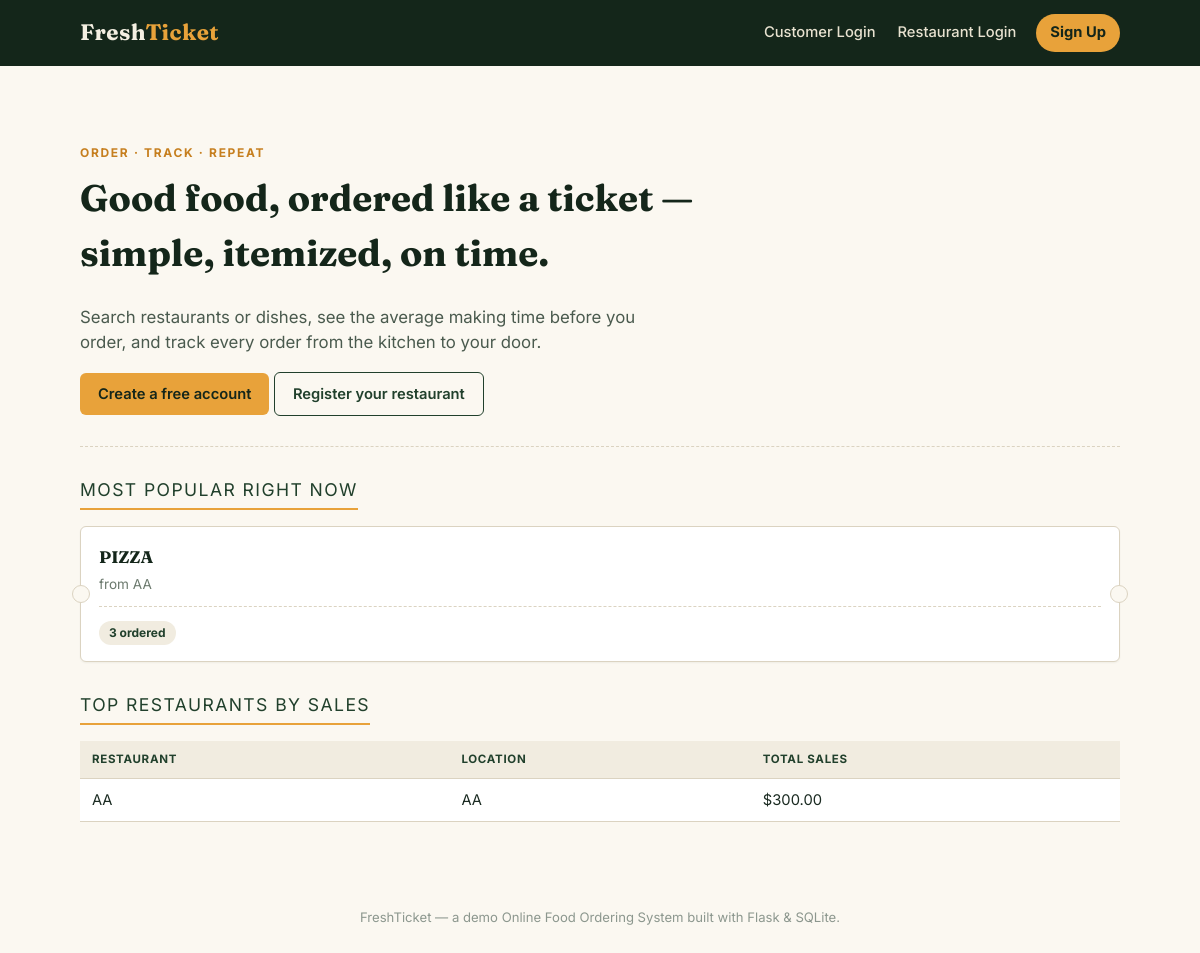
The page / on the database its author committed.
### tables this page shows
CREATE TABLE MenuItems (
    ItemID               INTEGER PRIMARY KEY AUTOINCREMENT,
    RestaurantID         INTEGER NOT NULL,
    Name                 TEXT NOT NULL,
    Price                REAL NOT NULL CHECK (Price >= 0),
    AverageMakingTime   INTEGER NOT NULL CHECK (AverageMakingTime >= 0), -- minutes
    FOREIGN KEY (RestaurantID) REFERENCES Restaurants(RestaurantID) ON DELETE CASCADE
);

CREATE TABLE Restaurants (
    RestaurantID       INTEGER PRIMARY KEY AUTOINCREMENT,
    Name               TEXT NOT NULL,
    Location           TEXT NOT NULL,
    AdminUsername      TEXT NOT NULL UNIQUE,
    AdminPasswordHash  TEXT NOT NULL,
    CreatedAt          TEXT NOT NULL DEFAULT (datetime('now'))
);

### app.py (the view)
@app.route("/")
def index():
    popular_items = db.get_most_popular_items(6)
    top_restaurants = db.get_top_restaurants_by_sales(5)
    return render_template(
        "index.html",
        popular_items=popular_items,
        top_restaurants=top_restaurants,
    )

### database.py (called while the page is built)
def get_connection():
    conn = sqlite3.connect(DB_PATH)
    conn.row_factory = sqlite3.Row
    conn.execute("PRAGMA foreign_keys = ON")
    return conn

def get_most_popular_items(limit=10):
    sql = """
        SELECT mi.ItemID, mi.Name AS ItemName, r.Name AS RestaurantName,
               SUM(od.Quantity) AS TotalQuantityOrdered
        FROM OrderDetails od
        JOIN MenuItems mi ON mi.ItemID = od.ItemID
        JOIN Restaurants r ON r.RestaurantID = mi.RestaurantID
        GROUP BY mi.ItemID
        ORDER BY TotalQuantityOrdered DESC
        LIMIT ?
    """
    conn = get_connection()
    rows = conn.execute(sql, (limit,)).fetchall()
    conn.close()
    return rows

def get_top_restaurants_by_sales(limit=10):
    sql = """
        SELECT r.RestaurantID, r.Name AS RestaurantName, r.Location,
               COALESCE(SUM(od.Quantity * mi.Price), 0) AS TotalSales
        FROM Restaurants r
        LEFT JOIN MenuItems mi ON mi.RestaurantID = r.RestaurantID
        LEFT JOIN OrderDetails od ON od.ItemID = mi.ItemID
        GROUP BY r.RestaurantID
        ORDER BY TotalSales DESC
        LIMIT ?
    """
    conn = get_connection()
    rows = conn.execute(sql, (limit,)).fetchall()
    conn.close()
    return rows

### templates/index.html (shortened to what this page needs)
{% extends "base.html" %}
{% block content %}
<div class="hero">
  <div class="eyebrow">Order &middot; Track &middot; Repeat</div>
  <h1>Good food, ordered like a ticket &mdash; simple, itemized, on time.</h1>
  <p class="lead">Search restaurants or dishes, see the average making time before you order,
     and track every order from the kitchen to your door.</p>
  {% if session.get('user_type') != 'customer' %}
    <a class="btn btn-accent" href="{{ url_for('customer_register') }}">Create a free account</a>
    <a class="btn btn-outline" href="{{ url_for('admin_register') }}">Register your restaurant</a>
  {% else %}
    <a class="btn btn-accent" href="{{ url_for('search_restaurant') }}">Browse restaurants</a>
  {% endif %}
</div>
<div class="section-title">Most Popular Right Now</div>
{% if popular_items %}
<div class="grid cols-3">
  {% for item in popular_items %}
  <div class="ticket">
    <h3>{{ item.ItemName }}</h3>
    <div class="meta">from {{ item.RestaurantName }}</div>
    <div class="stub-divider"></div>
    <span class="badge">{{ item.TotalQuantityOrdered }} ordered</span>
  </div>
  {% endfor %}
</div>
{% else %}
<div class="empty-state">No orders yet &mdash; be the first to order something delicious.</div>
{% endif %}
<div class="section-title">Top Restaurants by Sales</div>
{% if top_restaurants %}
<table>
  <thead><tr><th>Restaurant</th><th>Location</th><th>Total Sales</th></tr></thead>
  <tbody>
    {% for r in top_restaurants %}
    <tr>
      <td>{{ r.RestaurantName }}</td>
      <td>{{ r.Location }}</td>
      <td>${{ "%.2f"|format(r.TotalSales) }}</td>
    </tr>
    {% endfor %}
  </tbody>
</table>
{% else %}
<div class="empty-state">No sales recorded yet.</div>
{% endif %}
{% endblock %}

### static/style.css (style rules this page uses)
:root { --ink: #1B2B22; --green: #21402C; --green-dark: #14261A; --mango: #E8A23A; --mango-dark: #C67F1F; --paper: #FBF8F1; --paper-alt: #F1ECE0; --line: #DBD3C1; --danger: #B3402B; --success: #2E7D4F; --info: #2C6C8C; --warning: #A9761B; }
* { box-sizing: border-box; }
body { margin: 0; background: var(--paper); color: var(--ink); font-family: 'Inter', -apple-system, sans-serif; line-height: 1.5; }
h1, h2, h3, .brand { font-family: 'Fraunces', Georgia, serif; color: var(--green-dark); margin-top: 0; }
a { color: var(--green); }
.hero { padding: 46px 0 30px; border-bottom: 1px dashed var(--line); }
.eyebrow { text-transform: uppercase; letter-spacing: 0.14em; font-size: 0.75rem; font-weight: 700; color: var(--mango-dark); margin-bottom: 8px; }
.hero h1 { font-size: 2.3rem; max-width: 640px; }
.hero p.lead { max-width: 560px; color: #4A5A4E; font-size: 1.05rem; }
.section-title { font-size: 1.1rem; text-transform: uppercase; letter-spacing: 0.08em; color: var(--green); border-bottom: 2px solid var(--mango); display: inline-block; padding-bottom: 4px; margin: 30px 0 16px; }
.grid { display: grid; gap: 18px; }
.grid.cols-3 { grid-template-columns: repeat(auto-fit, minmax(220px, 1fr)); }
.ticket { background: #fff; border: 1px solid var(--line); border-radius: 6px; position: relative; padding: 18px 18px 16px; box-shadow: 0 1px 2px rgba(20, 38, 26, 0.05); }
.ticket::before, .ticket::after { content: ""; width: 16px; height: 16px; background: var(--paper); border: 1px solid var(--line); border-radius: 50%; position: absolute; top: 50%; transform: translateY(-50%); }
.ticket::before { left: -9px; }
.ticket::after { right: -9px; }
.ticket h3 { font-size: 1.05rem; margin-bottom: 4px; }
.ticket .meta { color: #6C7A6E; font-size: 0.85rem; margin-bottom: 10px; }
.ticket .stub-divider { border-top: 1px dashed var(--line); margin: 12px 0; }
.btn { display: inline-block; background: var(--green); color: #fff; border: none; padding: 10px 18px; border-radius: 6px; font-weight: 600; font-size: 0.92rem; cursor: pointer; text-decoration: none; font-family: inherit; }
.btn-accent { background: var(--mango); color: var(--green-dark); }
.btn-outline { background: transparent; color: var(--green); border: 1px solid var(--green); }
table { width: 100%; border-collapse: collapse; background: #fff; }
th, td { text-align: left; padding: 10px 12px; border-bottom: 1px solid var(--line); font-size: 0.92rem; }
th { background: var(--paper-alt); text-transform: uppercase; font-size: 0.72rem; letter-spacing: 0.06em; color: var(--green); }
.badge { display: inline-block; background: var(--paper-alt); color: var(--green); padding: 3px 10px; border-radius: 12px; font-size: 0.75rem; font-weight: 700; }

### rows shown on the page
MenuItems: ItemName "PIZZA", RestaurantName "AA", TotalQuantityOrdered "3"
Restaurants: RestaurantName "AA", Location "AA", TotalSales "300.00"
